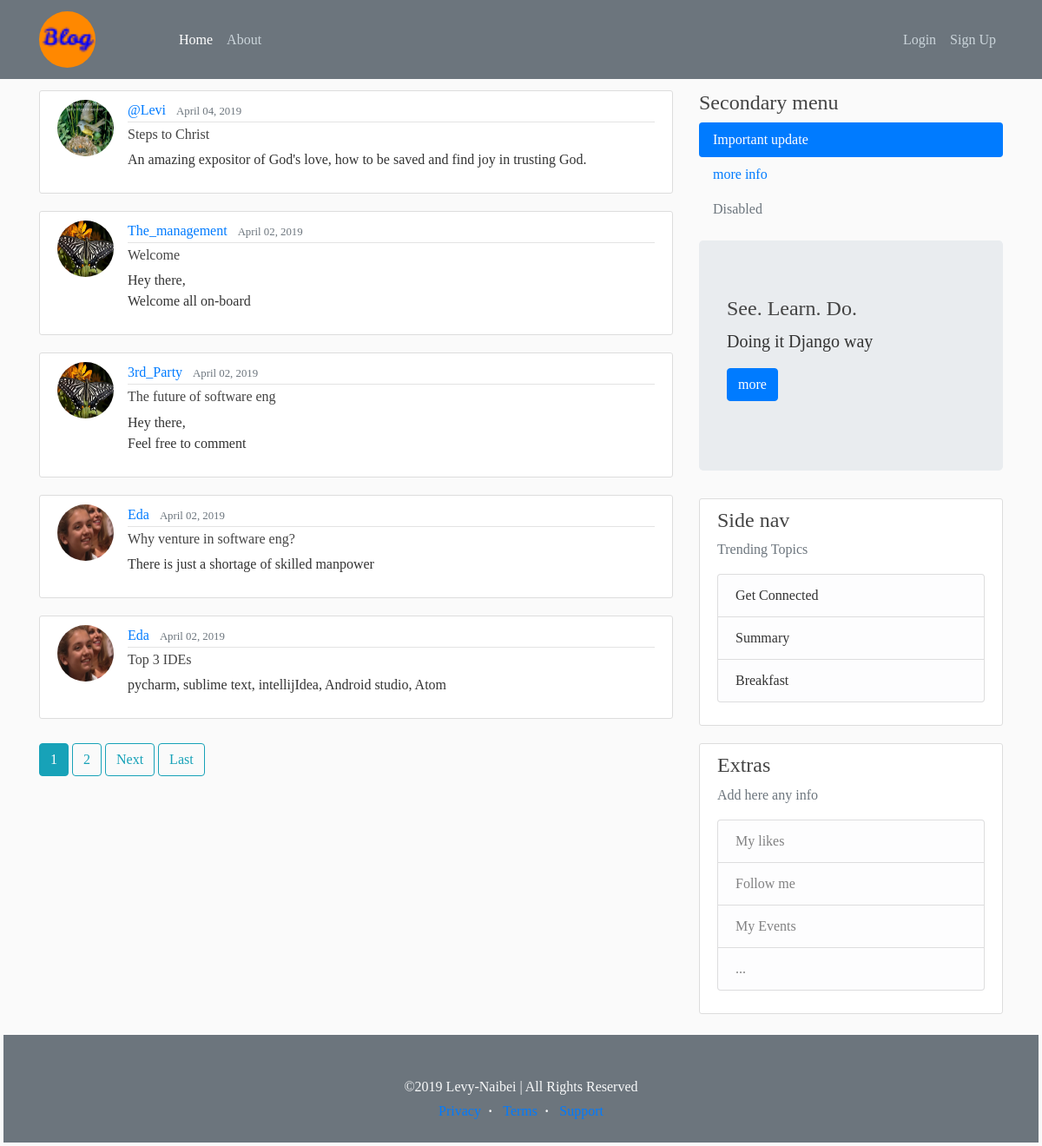
The app's page /, older data.
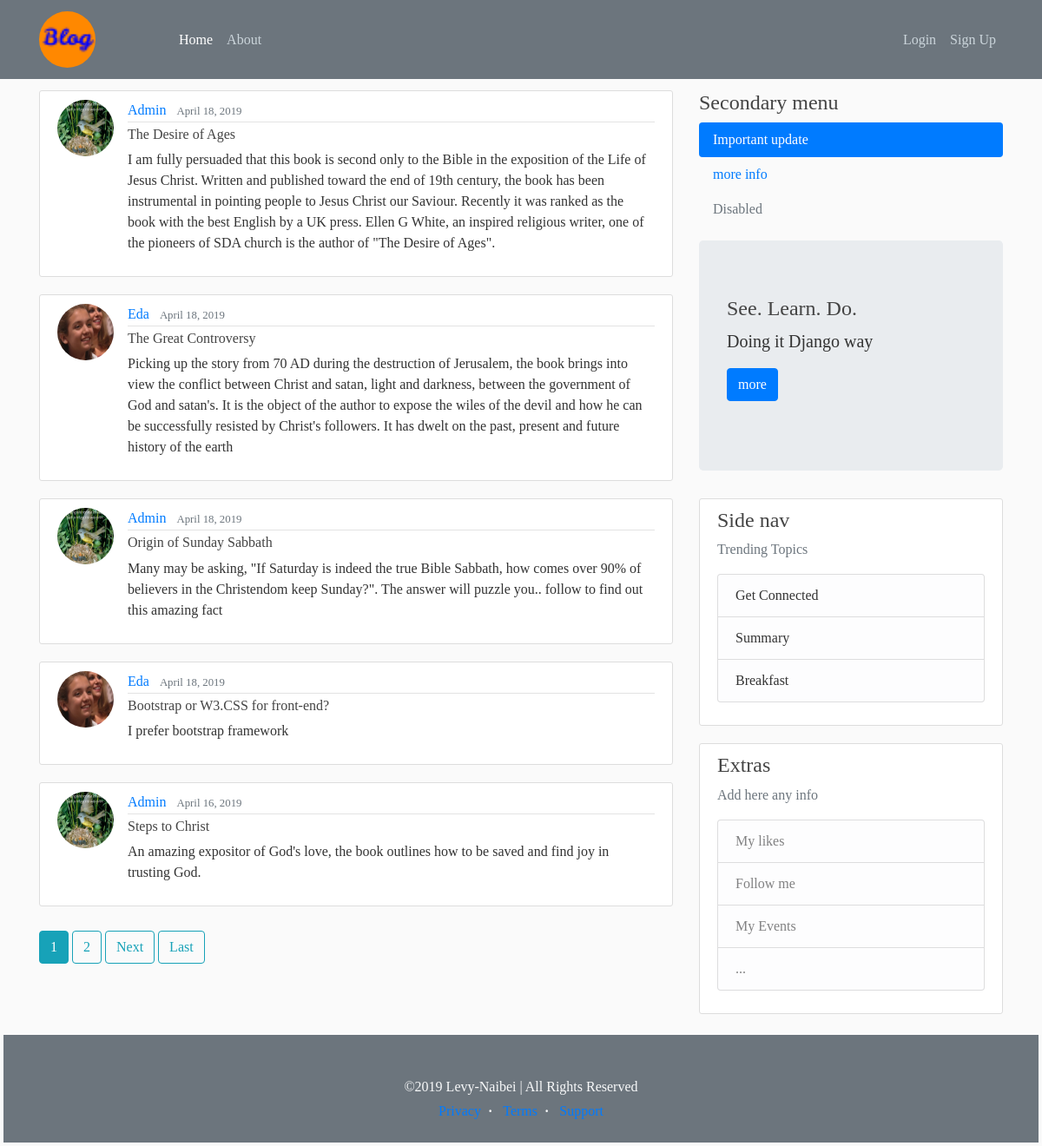
The same page, newer data.
### blog/models.py (models this page shows, shortened)
class Post(models.Model):
	title = models.CharField(max_length=80)
	content = models.TextField()
	date_posted = models.DateTimeField(default=timezone.now)
	author = models.ForeignKey(User, on_delete=models.CASCADE)

### users/models.py (models this page shows, shortened)
class Profile(models.Model):
	user = models.OneToOneField(User, on_delete=models.CASCADE)
	img = models.ImageField(default = 'default.png', upload_to='profile_pics')

### blog/views.py (the view)
# urls.py: path('', PostListView.as_view(), name='blog-home'),
class PostListView(ListView):
	model = Post
	template_name = 'blog/home.html'
	context_object_name = 'posts'
	ordering = ['-date_posted']
	paginate_by = 5

### blog/templates/blog/home.html (shortened to what this page needs)
{% extends "blog/base.html" %}
{% block content %}
	{% for post in posts %}
    <article class="media content-section">
      <img class="rounded-circle article-img" src="{{post.author.profile.img.url}}">
      <div class="media-body">
        <div class="article-metadata">
          <a class="mr-2" href="{% url 'user-posts' post.author.username %}">{{ post.author }}</a>
          <small class="text-muted">{{ post.date_posted|date:'F d, Y' }}</small>
        </div>
        <h6><a class="article-title" href="{% url 'post-detail' post.id %}">{{ post.title }}</a></h6>
        <p class="article-content">{{ post.content }}</p>
      </div>
    </article>
  {% endfor %}
  {% if is_paginated %}
    {% for num in page_obj.paginator.page_range %}
      {% if page_obj.number == num %}
        <a class="btn btn-info bt-sm mb-2 mt-2" href="?page={{ num }}">{{ num }}</a>
      {% elif num > page_obj.number|add:'-2' and num < page_obj.number|add:'2' %}
        <a class="btn btn-outline-info bt-sm mb-2 mt-2" href="?page={{ num }}">{{ num }}</a>
      {% endif %}
    {% endfor %}
    {% if page_obj.has_next %}
      <a class="btn btn-outline-info bt-sm mb-2 mt-2" href="?page={{page_obj.next_page_number}}">Next</a>
      <a class="btn btn-outline-info bt-sm mb-2 mt-2" href="?page={{page_obj.paginator.num_pages}}">Last</a>
    {% endif %}
  {% endif %}
{% endblock %}

Row changes from the older to the newer data that the page shows:
removed Post: author.profile.img (picture), author "@Levi", date_posted "April 04, 2019", title "Steps to Christ", content "An amazing expositor of God's love, how to be saved and find joy in trusting God."
no longer on this page (row unchanged): Post: author.profile.img (placeholder picture), author "The_management", date_posted "April 02, 2019", title "Welcome", content "Hey there, Welcome all on-board"
no longer on this page (row unchanged): Post: author.profile.img (placeholder picture), author "3rd_Party", date_posted "April 02, 2019", title "The future of software eng", content "Hey there, Feel free to comment"
no longer on this page (row unchanged): Post: author.profile.img (picture), author "Eda", date_posted "April 02, 2019", title "Why venture in software eng?", content "There is just a shortage of skilled manpower"
no longer on this page (row unchanged): Post: author.profile.img (picture), author "Eda", date_posted "April 02, 2019", title "Top 3 IDEs", content "pycharm, sublime text, intellijIdea, Android studio, Atom"
now on this page (row edited): Post: author.profile.img (picture), author "Admin", date_posted "April 18, 2019", title "The Desire of Ages", content "I am fully persuaded that this book is second only to the Bible in the exposition of the Life of Jesus Christ. Written and published toward the end of 19th century, the book has been instrumental in pointing people to Jesus Christ our Saviour. Recently it was ranked as the book with the best English by a UK press. Ellen G White, an inspired religious writer, one of the pioneers of SDA church is the author of \"The Desire of Ages\"."
now on this page (row edited): Post: author.profile.img (picture), author "Eda", date_posted "April 18, 2019", title "The Great Controversy", content "Picking up the story from 70 AD during the destruction of Jerusalem, the book brings into view the conflict between Christ and satan, light and darkness, between the government of God and satan's. It is the object of the author to expose the wiles of the devil and how he can be successfully resisted by Christ's followers. It has dwelt on the past, present and future history of the earth"
now on this page (row edited): Post: author.profile.img (picture), author "Admin", date_posted "April 18, 2019", title "Origin of Sunday Sabbath", content "Many may be asking, \"If Saturday is indeed the true Bible Sabbath, how comes over 90% of believers in the Christendom keep Sunday?\". The answer will puzzle you.. follow to find out this amazing fact"
now on this page (row edited): Post: author.profile.img (picture), author "Eda", date_posted "April 18, 2019", title "Bootstrap or W3.CSS for front-end?", content "I prefer bootstrap framework"
added Post: author.profile.img (picture), author "Admin", date_posted "April 16, 2019", title "Steps to Christ", content "An amazing expositor of God's love, the book outlines how to be saved and find joy in trusting God."
